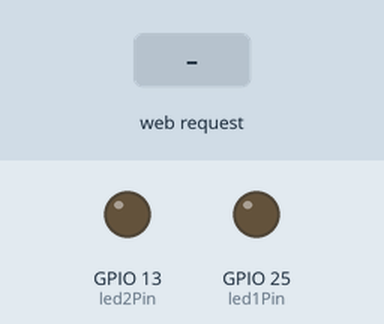
Simulated run of this sketch. Board: ESP32. On the bench: output pins drawn as LEDs (lit = HIGH). The inputs (shaded band) are chosen by the test bench. WiFi joins after 1.5 s; servers stay silent unless stated; what the sketch prints to the serial monitor is not drawn.

Above: at 2.7 s.
2.8 s: HTTP request GET /led?state=1 received
At 3.8 s:
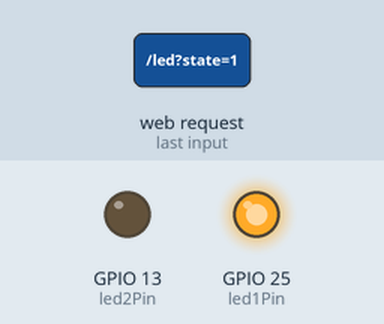
4.3 s: HTTP request GET /brightness?value=1 received
At 4.9 s:
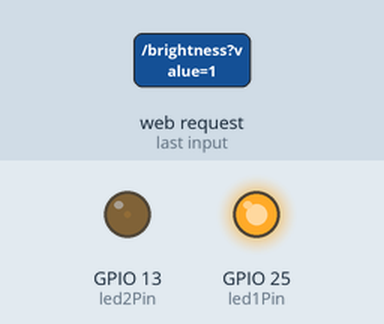
5.8 s: HTTP request GET /led received
At 7.0 s:
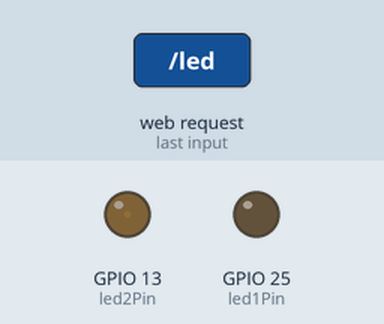
7.3 s: HTTP request GET /brightness?value=120 received
At 8.4 s:
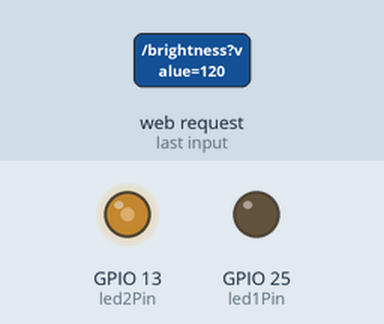
8.8 s: HTTP request GET /led?state=120 received
At 9.5 s:
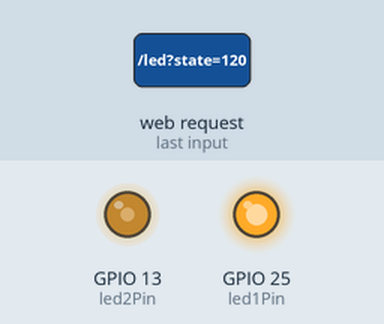
10.3 s: HTTP request GET /led?state=0 received
At 10.7 s:
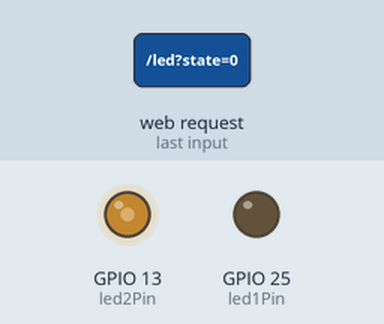
Timing chart, 0 to 12.8 s (numbered marks = the images above; inputs shaded):
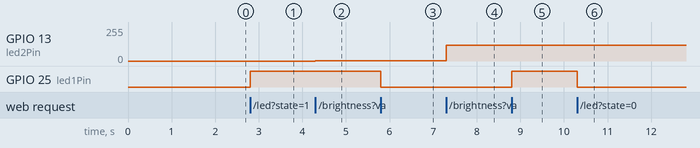

The sketch:

ESP32_web_Server.ino
```cpp
#include <WiFi.h>
#include <WebServer.h>

// Replace with your own network credentials
const char* ssid = "CST WIFI";
const char* password = "iotdevs123";

WebServer server(80);

const int led1Pin = 25;
const int led2Pin = 13;
int ledState = LOW;
int ledBrightness = 0;

const char html[] PROGMEM = R"rawliteral(
<!DOCTYPE html>
<html>
<head>
  <title>ESP32 Web Server</title>
  <style>
    body {
      font-family: sans-serif;
    }
    .container {
      display: flex;
      flex-direction: column;
      align-items: center;
    }
    button {
      font-size: 1.5em;
      margin: 10px;
      padding: 10px;
      background-color: lightgray; /* Set the initial background color */
    }
    button.on {
      background-color: green; /* Set the background color when the LED is ON */
    }
    input[type=range] {
      width: 50%;
    }
  </style>
</head>
<body>
  <div class="container">
    <h1>ESP32 Web Server</h1>
    <br>
    <h3>LED1 State Control</h3>
    <button id="button" onclick="toggleLED()">LED: OFF</button>
    <br>
    <br>
    <h3>LED2 Brightness Control</h3>
    <input type="range" id="trackbar" min="0" max="255" step="1" value="0" oninput="setBrightness()">
  </div>
  <script>
    var ledState = false;
    var ledBrightness = 0;
    var button = document.getElementById('button');
    var trackbar = document.getElementById('trackbar');
    function toggleLED() {
      ledState = !ledState;
      var xhr = new XMLHttpRequest();
      xhr.open('GET', '/led?state=' + (ledState ? '1' : '0'), true);
      xhr.send();
      button.innerHTML = 'LED: ' + (ledState ? 'ON' : 'OFF');
      button.classList.toggle('on', ledState); // Add or remove the 'on' class based on the LED state
    }
    function setBrightness() {
      ledBrightness = trackbar.value;
      var xhr = new XMLHttpRequest();
      xhr.open('GET', '/brightness?value=' + ledBrightness, true);
      xhr.send();
    }
  </script>
</body>
</html>
)rawliteral";

void handleRoot() {
  server.send(200, "text/html", html);
}

void handleLED() {
  ledState = server.arg("state").toInt();
  digitalWrite(led1Pin, ledState);
  server.send(200, "text/plain", String(ledState));
}

void handleBrightness() {
  ledBrightness = server.arg("value").toInt();
  analogWrite(led2Pin, ledBrightness);
  server.send(200, "text/plain", String(ledBrightness));
}

void setup() {
  Serial.begin(115200);
  pinMode(led1Pin, OUTPUT);
  pinMode(led2Pin, OUTPUT);
  digitalWrite(led1Pin, ledState);
  analogWrite(led2Pin, ledBrightness);
  // WiFi Configuration & Init
  WiFi.mode(WIFI_STA);
  WiFi.begin(ssid, password);
  Serial.print("Connecting To WiFi Network .");
  while (WiFi.status() != WL_CONNECTED) {
    Serial.print(".");
    delay(100);
  }
  // Connected Successfully
  Serial.println("\nConnected To The WiFi Network");
  Serial.print("Local ESP32 IP: ");
  Serial.println(WiFi.localIP());
  // Attach Server Handler Functions & Start WebServer
  server.on("/", handleRoot);
  server.on("/led", handleLED);
  server.on("/brightness", handleBrightness);
  server.begin();
}

void loop() {
  server.handleClient();
}
```

Measured:
- after the input at 2.8 s, GPIO 25 (led1Pin): LOW → HIGH at once
- after the input at 4.3 s, GPIO 13 (led2Pin): 0/255 → 1/255 at once
- after the input at 5.8 s, GPIO 25 (led1Pin): HIGH → LOW at once
- after the input at 7.3 s, GPIO 13 (led2Pin): 1/255 → 120/255 at once
- after the input at 8.8 s, GPIO 25 (led1Pin): LOW → HIGH at once
- after the input at 10.3 s, GPIO 25 (led1Pin): HIGH → LOW at once
